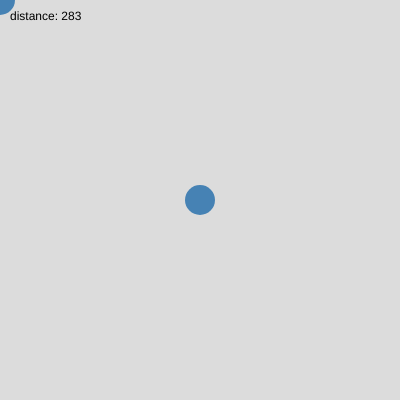
Frame 1 (no input)
Frame 60 (no input): identical to frame 1, image omitted
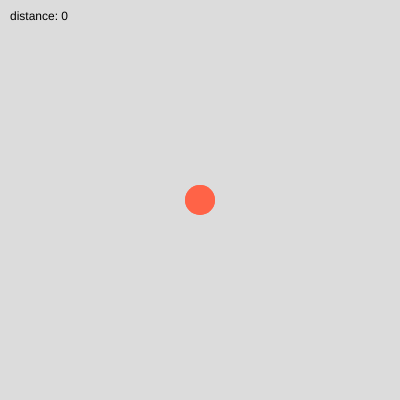
Frame 120 (the mouse pressed at the canvas centre since frame 60)

The p5.js sketch that drew these frames (run headless with seeded random() and noise() and a simulated clock; from frame 60 on, the mouse is pressed at the canvas centre):

// p5.js sketch
// ── sketch.js
/**
 *
 * STEP 4: functions that return true or false.
 *
 * ml5 gives us each point on a hand as an object, like { x: 200, y: 150 }.
 * To measure between two points, we give dist() the x and y of each one.
 * Then we write a function that answers a yes or no question:
 * are these two points close enough to be a pinch?
 *
 *   move the mouse - bring the "thumb" to the "finger" to pinch
 *
 */
let finger = { x: 200, y: 200 };

function setup() {
  createCanvas(400, 400);
}

function draw() {
  background(220);

  let thumb = { x: mouseX, y: mouseY };
  let d = dist(thumb.x, thumb.y, finger.x, finger.y);

  noStroke();

  // an if statement can use a returned true or false directly
  if (isPinching(thumb, finger)) {
    fill('tomato');
  } else {
    fill('steelblue');
  }
  circle(finger.x, finger.y, 30);
  circle(thumb.x, thumb.y, 30);

  fill(0);
  text('distance: ' + round(d), 10, 20);
}

// a function can return true or false too. a and b can be any two objects
// that have an x and a y.
function isPinching(a, b) {
  if (dist(a.x, a.y, b.x, b.y) < 50) {
    return true;
  }
  return false;
}

// Try it:
// 1. Add a second finger point and change color when the thumb touches it.
// 2. Write isFar(a, b) that returns true when the points are more than 200
//    pixels apart, and use it to change the background color.
